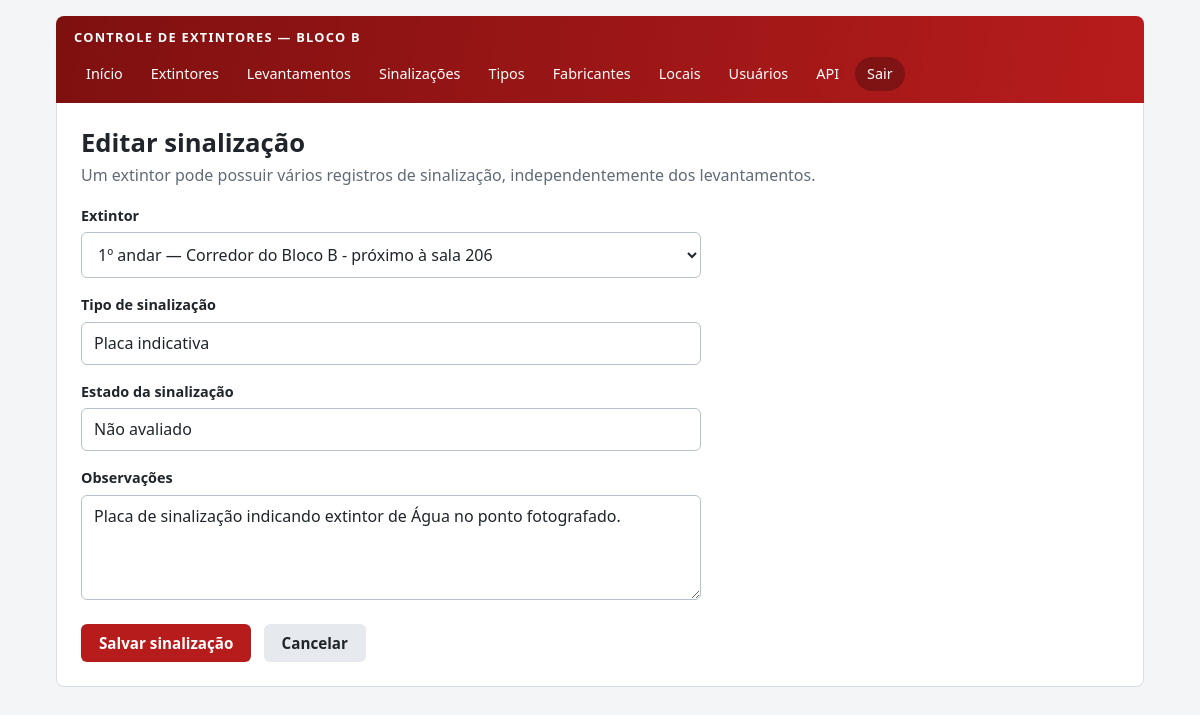
/cadastro_sinalizacao.php?id=1 (signed in), run on the app's committed database.
### tables this page shows
CREATE TABLE IF NOT EXISTS sinalizacao (
  id_sinalizacao INT AUTO_INCREMENT PRIMARY KEY,
  tipo VARCHAR(80) NOT NULL,
  estado VARCHAR(50) NOT NULL,
  observacao TEXT NULL,
  id_extintor INT NOT NULL,
  INDEX idx_sinalizacao_extintor (id_extintor),
  CONSTRAINT fk_sinalizacao_extintor FOREIGN KEY (id_extintor) REFERENCES extintor(id_extintor) ON DELETE CASCADE ON UPDATE CASCADE
);

CREATE TABLE IF NOT EXISTS extintor (
  id_extintor INT AUTO_INCREMENT PRIMARY KEY,
  identificacao INT NULL UNIQUE,
  capacidade DECIMAL(6,2) NULL,
  data_validade_carga DATE NULL,
  id_tipo INT NULL,
  id_fabricante INT NULL,
  id_local INT NOT NULL,
  CONSTRAINT fk_extintor_tipo FOREIGN KEY (id_tipo) REFERENCES tipo_extintor(id_tipo) ON DELETE RESTRICT ON UPDATE CASCADE,
  CONSTRAINT fk_extintor_fabricante FOREIGN KEY (id_fabricante) REFERENCES fabricante(id_fabricante) ON DELETE RESTRICT ON UPDATE CASCADE,
  CONSTRAINT fk_extintor_local FOREIGN KEY (id_local) REFERENCES local(id_local) ON DELETE RESTRICT ON UPDATE CASCADE
);

CREATE TABLE IF NOT EXISTS local (
  id_local INT AUTO_INCREMENT PRIMARY KEY,
  andar INT NOT NULL,
  descricao VARCHAR(255) NOT NULL
);

### autenticacao.php (called while the page is built, shortened)
<?php
function escapar(mixed $valor): string
{
    return htmlspecialchars((string) $valor, ENT_QUOTES, "UTF-8");
}

### cadastro_sinalizacao.php (the view, shortened to what this page needs)
<?php
require_once "autenticacao.php";
require_once "layout.php";
require_once "conexao.php";
$id = filter_input(INPUT_GET, "id", FILTER_VALIDATE_INT);
$s = ["id_extintor" => "", "tipo" => "Placa de extintor", "estado" => "", "observacao" => ""];
if ($id) {
    $stmt = $conexao->prepare("SELECT id_extintor, tipo, estado, observacao FROM sinalizacao WHERE id_sinalizacao = ?");
    $stmt->bind_param("i", $id);
    $stmt->execute();
    $s = $stmt->get_result()->fetch_assoc();
}
$extintores = $conexao->query("SELECT e.id_extintor,e.identificacao,l.andar,l.descricao AS localizacao FROM extintor e JOIN local l ON l.id_local=e.id_local ORDER BY l.andar,l.descricao");
?>
<h1><?php echo $id ? "Editar sinalização" : "Nova sinalização"; ?></h1>
<p class="subtitulo">Um extintor pode possuir vários registros de sinalização, independentemente dos levantamentos.</p>
<?php if ($extintores->num_rows === 0) { ?>
    <p class="mensagem aviso">Cadastre um extintor antes de registrar uma sinalização.</p>
<?php } else { ?>
<form action="processa_sinalizacao.php" method="POST">
    <label for="id_extintor">Extintor</label>
    <select id="id_extintor" name="id_extintor" required>
        <?php while ($e = $extintores->fetch_assoc()) { ?>
            <option value="<?php echo (int)$e["id_extintor"]; ?>" <?php echo (int)$s["id_extintor"] === (int)$e["id_extintor"] ? "selected" : ""; ?>>
                <?php echo escapar(rotuloExtintor($e["identificacao"],$e["andar"],$e["localizacao"])); ?>
            </option>
        <?php } ?>
    </select>
    <label for="tipo">Tipo de sinalização</label>
    <input type="text" id="tipo" name="tipo" maxlength="80" placeholder="Ex.: Placa de localização" value="<?php echo escapar($s["tipo"]); ?>" required>
    <label for="estado">Estado da sinalização</label>
    <input type="text" id="estado" name="estado" maxlength="50" placeholder="Ex.: Íntegra e visível" value="<?php echo escapar($s["estado"]); ?>" required>
    <label for="observacao">Observações</label>
    <textarea id="observacao" name="observacao" rows="4" placeholder="Ex.: Placa próxima à escada"><?php echo escapar($s["observacao"] ?? ""); ?></textarea>
    <button type="submit">Salvar sinalização</button>
    <a class="botao-link secundario" href="lista_sinalizacoes.php">Cancelar</a>
</form>
<?php } ?>

### styles.css (style rules this page uses)
:root { --vermelho: #b71c1c; --vermelho-escuro: #7f1010; --carvao: #1f252b; --cinza: #5f6b76; --fundo: #f3f5f7; --painel: #f7f9fb; --branco: #ffffff; --borda: #d9dee3; --verde: #2e7d32; --amarelo: #c98a00; --raio: 8px; }
*, *::before, *::after { box-sizing: border-box; }
html { -webkit-text-size-adjust: 100%; }
body { margin: 0; min-height: 100vh; color: var(--carvao); background: var(--fundo); font-family: "Segoe UI", Arial, Helvetica, sans-serif; font-size: 16px; line-height: 1.5; }
h1 { margin: 0 0 4px; font-size: 1.6rem; line-height: 1.25; }
p { margin: 0 0 12px; }
a { color: var(--vermelho); }
.subtitulo { margin-bottom: 18px; color: var(--cinza); }
button, .botao-link { display: inline-block; padding: 10px 18px; color: var(--branco); background: var(--vermelho); border: 0; border-radius: 6px; font: inherit; font-size: 0.95rem; font-weight: 600; line-height: 1.2; text-align: center; text-decoration: none; cursor: pointer; }
.botao-link.secundario { color: var(--carvao); background: #e6eaee; }
label { display: block; margin: 16px 0 6px; font-size: 0.9rem; font-weight: 600; }
input, select, textarea { display: block; width: 100%; padding: 10px 12px; color: var(--carvao); background: var(--branco); border: 1px solid #b8c0c8; border-radius: 6px; font: inherit; font-size: 1rem; line-height: 1.3; }
textarea { min-height: 96px; resize: vertical; }
.conteudo-app form:not(.filtros):not(.form-inline) { max-width: 620px; margin-top: 8px; }
.conteudo-app form:not(.filtros):not(.form-inline) > button[type="submit"] { margin-top: 24px; }
.conteudo-app form:not(.filtros):not(.form-inline) > .botao-link.secundario { margin: 24px 0 0 8px; }

### data on the page
sinalizacao: id_extintor "1º andar — Corredor do Bloco B - próximo à sala 206", tipo "Placa indicativa", estado "Não avaliado", observacao "Placa de sinalização indicando extintor de Água no ponto fotografado."
